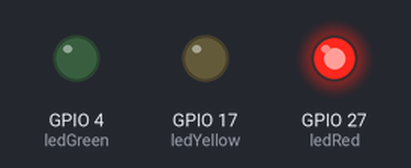
A program run on a simulated Raspberry Pi (BCM pin numbers). Shown: output pins drawn as LEDs (lit = HIGH).

Above: at 0.5 s.
At 1.5 s:
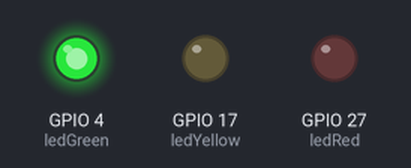
At 5.5 s:
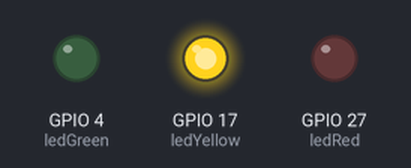
Timing chart, 0 to 6.9 s (numbered marks = the images above):
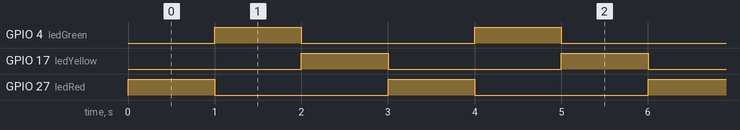

The program:

blinkThreeLed.py
```python
import gpiozero
import time

ledRed = gpiozero.LED(27)
ledYellow = gpiozero.LED(17)
ledGreen = gpiozero.LED(4)

ledRed.off()
ledYellow.off()
ledGreen.off()

while True:
	ledRed.on()
	time.sleep(1)
	ledRed.off()

	ledGreen.on()
	time.sleep(1)
	ledGreen.off()

	ledYellow.on()
	time.sleep(1)
	ledYellow.off()
```

Measured:
- by itself, GPIO 4 (ledGreen), GPIO 17 (ledYellow), GPIO 27 (ledRed): alternates HIGH for 1.0 s and LOW for 2.0 s
- by itself, everything shown: repeats every 3.0 s, in 3 steps
